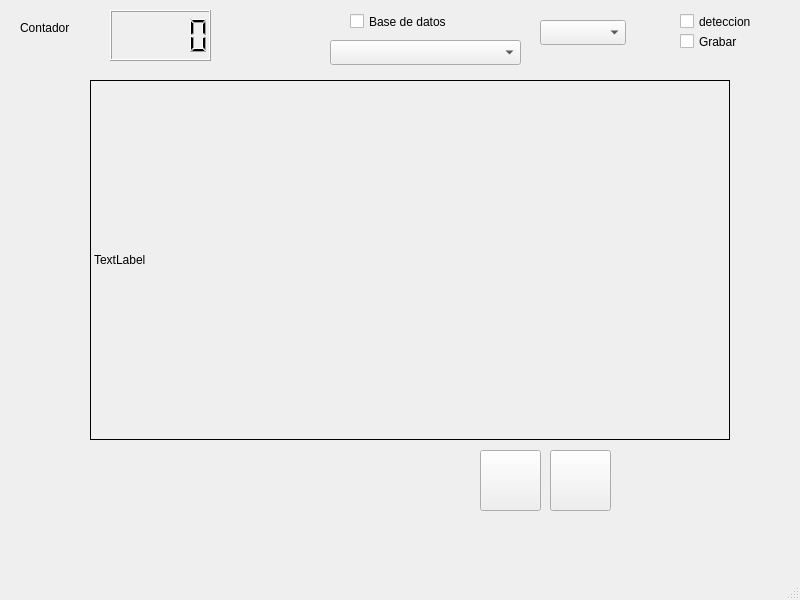
<?xml version="1.0" encoding="UTF-8"?>
<ui version="4.0">
 <class>MainWindow</class>
 <widget class="QMainWindow" name="MainWindow">
  <property name="geometry">
   <rect>
    <x>0</x>
    <y>0</y>
    <width>800</width>
    <height>600</height>
   </rect>
  </property>
  <property name="windowTitle">
   <string>MainWindow</string>
  </property>
  <widget class="QWidget" name="centralwidget">
   <widget class="QLabel" name="label">
    <property name="geometry">
     <rect>
      <x>20</x>
      <y>20</y>
      <width>81</width>
      <height>16</height>
     </rect>
    </property>
    <property name="text">
     <string>Contador</string>
    </property>
   </widget>
   <widget class="QLCDNumber" name="lcdNumber">
    <property name="geometry">
     <rect>
      <x>110</x>
      <y>10</y>
      <width>101</width>
      <height>51</height>
     </rect>
    </property>
   </widget>
   <widget class="QLabel" name="label_2">
    <property name="geometry">
     <rect>
      <x>90</x>
      <y>80</y>
      <width>640</width>
      <height>360</height>
     </rect>
    </property>
    <property name="frameShape">
     <enum>QFrame::Box</enum>
    </property>
    <property name="text">
     <string>TextLabel</string>
    </property>
   </widget>
   <widget class="QComboBox" name="comboBox">
    <property name="geometry">
     <rect>
      <x>330</x>
      <y>40</y>
      <width>191</width>
      <height>25</height>
     </rect>
    </property>
   </widget>
   <widget class="QComboBox" name="comboBox_2">
    <property name="geometry">
     <rect>
      <x>540</x>
      <y>20</y>
      <width>86</width>
      <height>25</height>
     </rect>
    </property>
   </widget>
   <widget class="QCheckBox" name="checkBox">
    <property name="geometry">
     <rect>
      <x>350</x>
      <y>10</y>
      <width>121</width>
      <height>23</height>
     </rect>
    </property>
    <property name="text">
     <string>Base de datos</string>
    </property>
   </widget>
   <widget class="QCheckBox" name="checkBox_2">
    <property name="geometry">
     <rect>
      <x>680</x>
      <y>10</y>
      <width>92</width>
      <height>23</height>
     </rect>
    </property>
    <property name="text">
     <string>deteccion</string>
    </property>
   </widget>
   <widget class="QCheckBox" name="checkBox_3">
    <property name="geometry">
     <rect>
      <x>680</x>
      <y>30</y>
      <width>92</width>
      <height>23</height>
     </rect>
    </property>
    <property name="text">
     <string>Grabar</string>
    </property>
   </widget>
   <widget class="QPushButton" name="pushButton">
    <property name="geometry">
     <rect>
      <x>480</x>
      <y>450</y>
      <width>61</width>
      <height>61</height>
     </rect>
    </property>
    <property name="text">
     <string/>
    </property>
   </widget>
   <widget class="QPushButton" name="pushButton_2">
    <property name="geometry">
     <rect>
      <x>550</x>
      <y>450</y>
      <width>61</width>
      <height>61</height>
     </rect>
    </property>
    <property name="text">
     <string/>
    </property>
   </widget>
   <zorder>pushButton_2</zorder>
   <zorder>pushButton</zorder>
   <zorder>label</zorder>
   <zorder>lcdNumber</zorder>
   <zorder>label_2</zorder>
   <zorder>comboBox</zorder>
   <zorder>comboBox_2</zorder>
   <zorder>checkBox</zorder>
   <zorder>checkBox_2</zorder>
   <zorder>checkBox_3</zorder>
  </widget>
  <widget class="QMenuBar" name="menubar">
   <property name="geometry">
    <rect>
     <x>0</x>
     <y>0</y>
     <width>800</width>
     <height>22</height>
    </rect>
   </property>
  </widget>
  <widget class="QStatusBar" name="statusbar"/>
 </widget>
 <resources/>
 <connections/>
</ui>
